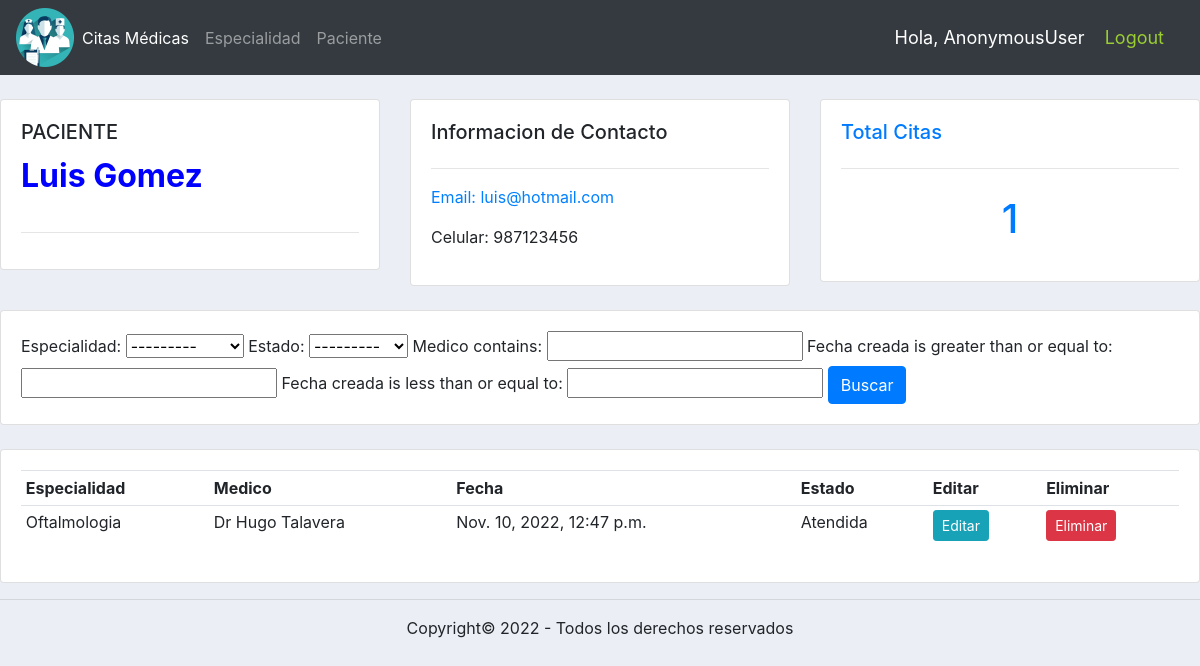
The app's page /customer/1/ with its own data.
### Aplicacion/models.py (models this page shows, shortened)
class Paciente(models.Model):
    nombre = models.CharField(max_length=200, null=True)
    celular = models.CharField(max_length=200, null=True)
    email = models.CharField(max_length=200, null=True)
    fecha_creada = models.DateTimeField(auto_now_add=True, null=True)

class Cita(models.Model):
    ESTADO = (
			('Pendiente', 'Pendiente'),
			('No Asistió', 'No Asistió'),
			('Atendida', 'Atendida'),
			)
    paciente= models.ForeignKey(Paciente, null=True, on_delete=models.SET_NULL)
    especialidad= models.ForeignKey(Especialidad, null=True, on_delete=models.SET_NULL)
    fecha_creada = models.DateTimeField(auto_now_add=True, null=True)
    estado = models.CharField(max_length=200, null=True, choices=ESTADO)
    medico= models.CharField(max_length=1000, null=True)

class Especialidad(models.Model):
	CATEGORIA = (
			('A', 'A'),
			('B', 'B'),
			)
	nombre = models.CharField(max_length=200, null=True)
	precio = models.FloatField(null=True)
	categoria = models.CharField(max_length=200, null=True, choices=CATEGORIA)
	descripcion = models.CharField(max_length=200, null=True, blank=True)
	fecha_creada = models.DateTimeField(auto_now_add=True, null=True)
	def __str__(self):
		return self.nombre

### Aplicacion/views.py (the view)
# urls.py: path('customer/<str:pk_test>/', views.customer, name="paciente"),
def customer(request, pk_test):
    paciente=Paciente.objects.get(id=pk_test)
    citas = paciente.cita_set.all()
    cita_count=citas.count()
    myfilter = CitaFiltrar(request.GET, queryset=citas)
    citas = myfilter.qs
    context={'paciente':paciente,'citas':citas, 'cita_count':cita_count, 'myfilter':myfilter}
    return render(request, 'Aplicacion/customer.html', context)

### Aplicacion/templates/Aplicacion/customer.html
{% extends 'Aplicacion/main.html' %}
{% block content %}
<br>
<div class="row">
	<div class="col-md">
		<div class="card card-body">
			<h5>PACIENTE</h5>
			<font size="6"><p style="color: blue;"><strong>{{paciente.nombre}} </strong></p></font>
			<hr>
		</div>
	</div>
	<div class="col-md">
		<div class="card card-body">
			<h5>Informacion de Contacto</h5>
			<hr>
			<p style="color: #0080FF;">Email: {{paciente.email}}</p>
			<p>Celular: {{paciente.celular}}</p>
		</div>
	</div>
	<div class="col-md">
		<div class="card card-body text-primary">
			<h5>Total Citas</h5>
			<hr>
			<h1 style="text-align: center;padding: 10px">{{cita_count}}</h1>
		</div>
	</div>
</div>
<br>
<div class="row">
	<div class="col">
		<div class="card card-body">
			<form method="get">
				{{myfilter.form}}
		    <button class="btn btn-primary" type="submit">Buscar</button>
		  </form>
		</div>
	</div>
</div>
<br>
<div class="row">
	<div class="col-md">
		<div class="card card-body">
			<table class="table table-sm">
				<tr>
					<th>Especialidad</th>
					<th>Medico</th>
					<th>Fecha</th>
					<th>Estado</th>
					<th>Editar</th>
					<th>Eliminar</th>
				</tr>
				{% for cita in citas %}
				<tr>
					<td>{{cita.especialidad}}</td>
					<td>{{cita.medico}}</td>
					<td>{{cita.fecha_creada}}</td>
					<td>{{cita.estado}}</td>
					<td><a class="btn btn-sm btn-info" href="{% url 'actualizar_cita' cita.id %}">Editar</a></td>
					<td><a class="btn btn-sm btn-danger" href="{% url 'eliminar_cita' cita.id %}">Eliminar</a></td>
				</tr>
				{% endfor %}
			</table>
		</div>
	</div>
</div>
{% endblock %}

### static/css/main.css (style rules this page uses)
body { background-color: #ebeff5; }

### records on screen
Paciente: nombre "Luis Gomez", email "luis@hotmail.com", celular "987123456"
Cita: especialidad "Oftalmologia", medico "Dr Hugo Talavera", fecha_creada "Nov. 10, 2022, 12:47 p.m.", estado "Atendida"

### other values on screen
{{ request.user }} "AnonymousUser"
{{ cita_count }} "1"
